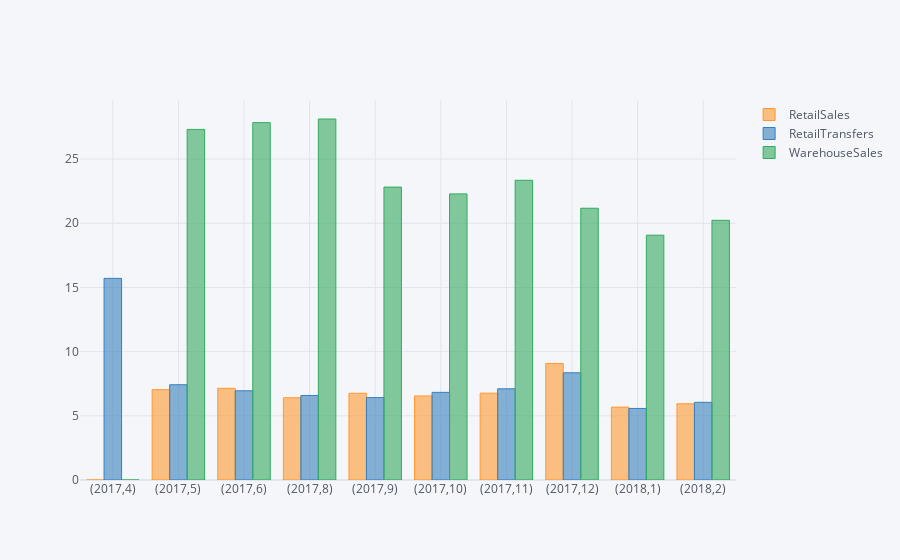

Write notebook code for a chart like this one.
### Markdown cell above
using cufflinks...

### Code cell
group_year_month.iplot(kind='bar')

### Figure 1 — Plotly figure (JSON) as saved in the notebook; plotly's stock layout.template omitted (floating-point values rounded to 4 significant figures)
{"data": [{"marker": {"color": "rgba(255, 153, 51, 0.6)", "line": {"color": "rgba(255, 153, 51, 1.0)", "width": 1}}, "name": "RetailSales", "orientation": "v", "text": "", "type": "bar", "x": ["(2017,4)", "(2017,5)", "(2017,6)", "(2017,8)", "(2017,9)", "(2017,10)", "(2017,11)", "(2017,12)", "(2018,1)", "(2018,2)"], "y": [0, 7.039, 7.144, 6.41, 6.757, 6.549, 6.765, 9.078, 5.679, 5.939]}, {"marker": {"color": "rgba(55, 128, 191, 0.6)", "line": {"color": "rgba(55, 128, 191, 1.0)", "width": 1}}, "name": "RetailTransfers", "orientation": "v", "text": "", "type": "bar", "x": ["(2017,4)", "(2017,5)", "(2017,6)", "(2017,8)", "(2017,9)", "(2017,10)", "(2017,11)", "(2017,12)", "(2018,1)", "(2018,2)"], "y": [15.71, 7.422, 6.95, 6.585, 6.42, 6.828, 7.104, 8.354, 5.575, 6.05]}, {"marker": {"color": "rgba(50, 171, 96, 0.6)", "line": {"color": "rgba(50, 171, 96, 1.0)", "width": 1}}, "name": "WarehouseSales", "orientation": "v", "text": "", "type": "bar", "x": ["(2017,4)", "(2017,5)", "(2017,6)", "(2017,8)", "(2017,9)", "(2017,10)", "(2017,11)", "(2017,12)", "(2018,1)", "(2018,2)"], "y": [0, 27.31, 27.84, 28.12, 22.82, 22.29, 23.35, 21.17, 19.07, 20.23]}], "layout": {"autosize": true, "legend": {"bgcolor": "#F5F6F9", "font": {"color": "#4D5663"}}, "paper_bgcolor": "#F5F6F9", "plot_bgcolor": "#F5F6F9", "title": {"font": {"color": "#4D5663"}}, "xaxis": {"autorange": true, "gridcolor": "#E1E5ED", "range": [-0.5, 9.5], "showgrid": true, "tickfont": {"color": "#4D5663"}, "title": {"font": {"color": "#4D5663"}, "text": ""}, "type": "category", "zerolinecolor": "#E1E5ED"}, "yaxis": {"autorange": true, "gridcolor": "#E1E5ED", "range": [0, 29.6], "showgrid": true, "tickfont": {"color": "#4D5663"}, "title": {"font": {"color": "#4D5663"}, "text": ""}, "type": "linear", "zerolinecolor": "#E1E5ED"}}}
